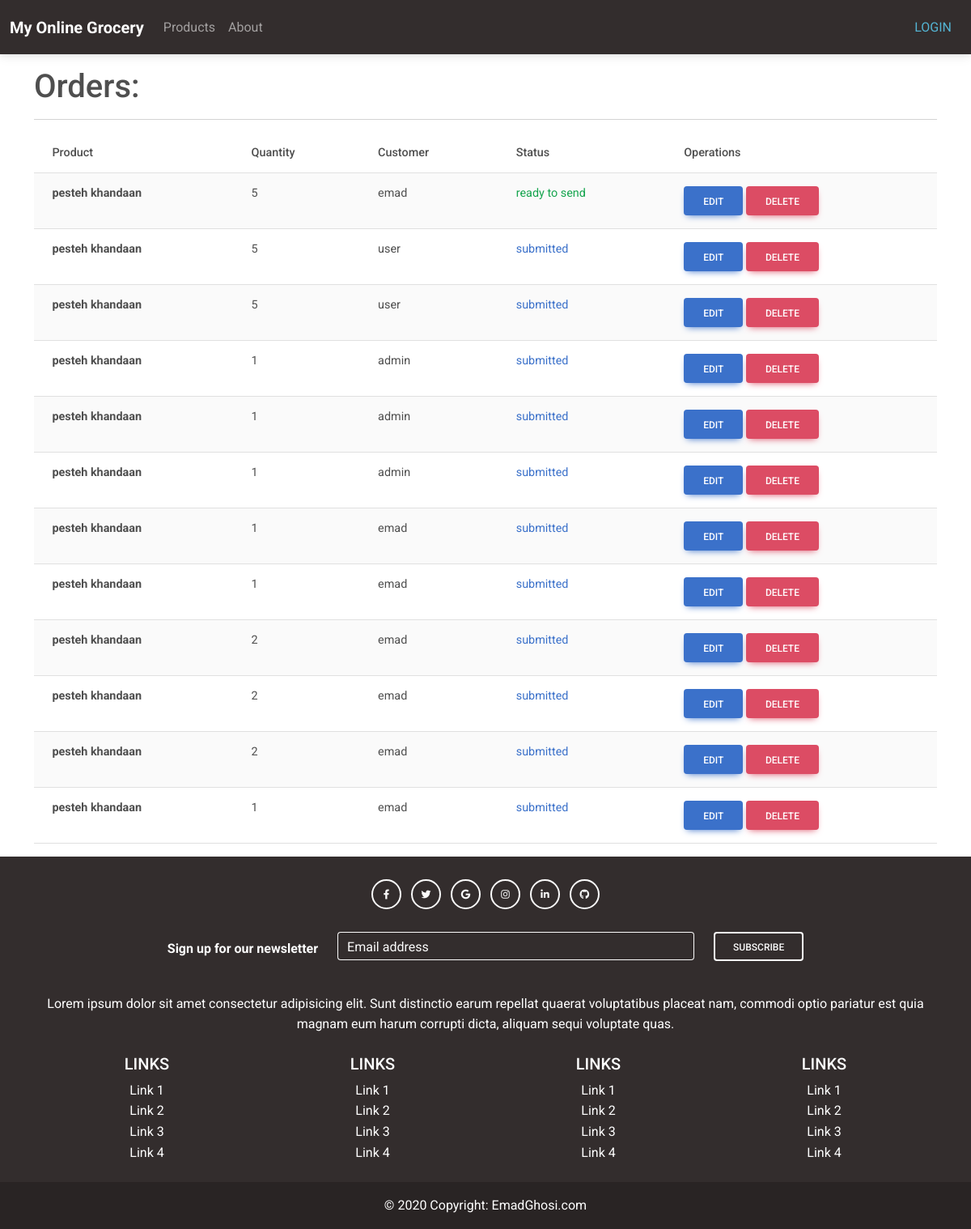
The page /administration/admorderlist/ on the database its author committed.
### shop/models.py (models this page shows, shortened)
class Order(models.Model):
    user = models.ForeignKey(CustomUser,
            on_delete=models.CASCADE)
    product = models.ForeignKey(Stock,
            on_delete=models.CASCADE)
    quantity = models.PositiveIntegerField(null=False, blank=False, default=0)
    Submitted = 'submitted'
    ReadyToSend = 'ready to send'
    Status_Options = [(Submitted, 'submitted'),
        (ReadyToSend, 'ready to send'),]
    status = models.CharField(max_length=50, choices=Status_Options, default=Submitted)

### inventory/models.py (models this page shows, shortened)
class Stock(models.Model):
    product = models.ForeignKey(Product,
            related_name='stock_product',
            on_delete=models.CASCADE,)
    inventory = models.ForeignKey(Inventory,
            related_name='stock_inventory',
            on_delete=models.CASCADE,)
    quantity = models.PositiveIntegerField(default=0)

class Product(models.Model):
    name = models.CharField(max_length=100)
    price = models.DecimalField(max_digits=10, decimal_places=2, default=0)
    type = models.ForeignKey(ProductType,
            related_name='product_type',
            on_delete=models.CASCADE,)
    unit = models.ForeignKey(Unit,
            related_name='product_unit',
            on_delete=models.CASCADE,)

### accounts/models.py (models this page shows, shortened)
class CustomUser(AbstractUser):
    email = models.CharField(max_length=100)
    city = models.ForeignKey(City,
            related_name='user_city',
            default='',
            null=True,
            on_delete=models.CASCADE
            )
    supplier = models.ForeignKey(Supplier,
                related_name='user_supplier',
                default='',
                null=True,
                on_delete=models.CASCADE
            )

### administration/views.py (the view)
# urls.py: path('admorderlist/', AdmOrderListView.as_view(), name='admorderlist'),
class AdmOrderListView(ListView,LoginRequiredMixin):
    model = Order
    template_name = 'admorderlist.html'

### templates/admorderlist.html (shortened to what this page needs)
{% extends 'base.html' %}
{% load static %}
{% block content %}
<html>
<head>
  <link
  href="https://cdnjs.cloudflare.com/ajax/libs/font-awesome/6.0.0/css/all.min.css"
  rel="stylesheet"
/>
<link
  href="https://cdnjs.cloudflare.com/ajax/libs/mdb-ui-kit/6.4.0/mdb.min.css"
  rel="stylesheet"
/>
</head>
<body>
    <div class="wrapper">
        <h1 class=" text-left mt-3 mb-3 ml-0 align-left w-50">Orders:</h1>
      <hr>
        <div class="wrapper">
            <table class="table table-striped">
                <thead class="thead-dark ">
                    <tr>
                        <th>Product</th>
                        <th>Quantity</th>
                        <th>Customer</th>
                        <th>Status</th>
                        <th>Operations</th>
                    </tr>
                </thead>
                <tbody>
                    {% for item in object_list %}
                    <tr class="">
                        <td class="align-center"> <b >{{ item.product.product.name }} </b>
                        </td>
                        <td class="align-center"> {{ item.quantity }}
                        </td>
                        <td class="align-center"> {{ item.user.username }}
                        </td>
                        <td class="align-center {% if item.status == 'submitted' %} text-primary {% else %} text-success {% endif %}">
                           {{ item.status }}
                        </td>
                        <td class="align-right">
                            <div class="align-right">
                                <a
                                href="{% url 'admorderupdate' pk=item.pk %}"
                                class="btn btn-primary align-right "
                                role="btn"
                                >Edit</a
                              >
                              <a
                              href="{% url 'admorderdelete' pk=item.pk %}"
                                class="btn btn-danger align-right"
                                role="btn"
                                >Delete</a
                              >
                            </div>
                        </td>
                    </tr>
                  {% endfor %}
                </tbody>
              </table>
            </div>
          </div>
</body>
</html>
{% endblock content %}

### static/css/base.css (style rules this page uses)
body { font-family: "Roboto", -apple-system, BlinkMacSystemFont, "Segoe UI", Roboto, "Helvetica Neue", Arial, "Noto Sans", sans-serif, "Apple Color Emoji", "Segoe UI Emoji", "Segoe UI Symbol", "Noto Color Emoji"; }
h1, h2, h3, h4, h5, h6, .h1, .h2, .h3, .h4, .h5, .h6 { font-family: "Roboto", -apple-system, BlinkMacSystemFont, "Segoe UI", Roboto, "Helvetica Neue", Arial, "Noto Sans", sans-serif, "Apple Color Emoji", "Segoe UI Emoji", "Segoe UI Symbol", "Noto Color Emoji"; }
a { -webkit-transition: .3s all ease; -o-transition: .3s all ease; transition: .3s all ease; }
a, a:hover { text-decoration: none !important; }

### templates/base.html (style rules this page uses)
.page-container { position: relative; min-height: 100vh; }

### rows shown on the page
Order: product.product.name "pesteh khandaan", quantity "5", user.username "emad", status "ready to send"
Order: product.product.name "pesteh khandaan", quantity "5", user.username "user", status "submitted"
Order: product.product.name "pesteh khandaan", quantity "5", user.username "user", status "submitted"
Order: product.product.name "pesteh khandaan", quantity "1", user.username "admin", status "submitted"
Order: product.product.name "pesteh khandaan", quantity "1", user.username "admin", status "submitted"
Order: product.product.name "pesteh khandaan", quantity "1", user.username "admin", status "submitted"
Order: product.product.name "pesteh khandaan", quantity "1", user.username "emad", status "submitted"
Order: product.product.name "pesteh khandaan", quantity "1", user.username "emad", status "submitted"
Order: product.product.name "pesteh khandaan", quantity "2", user.username "emad", status "submitted"
Order: product.product.name "pesteh khandaan", quantity "2", user.username "emad", status "submitted"
Order: product.product.name "pesteh khandaan", quantity "2", user.username "emad", status "submitted"
Order: product.product.name "pesteh khandaan", quantity "1", user.username "emad", status "submitted"
